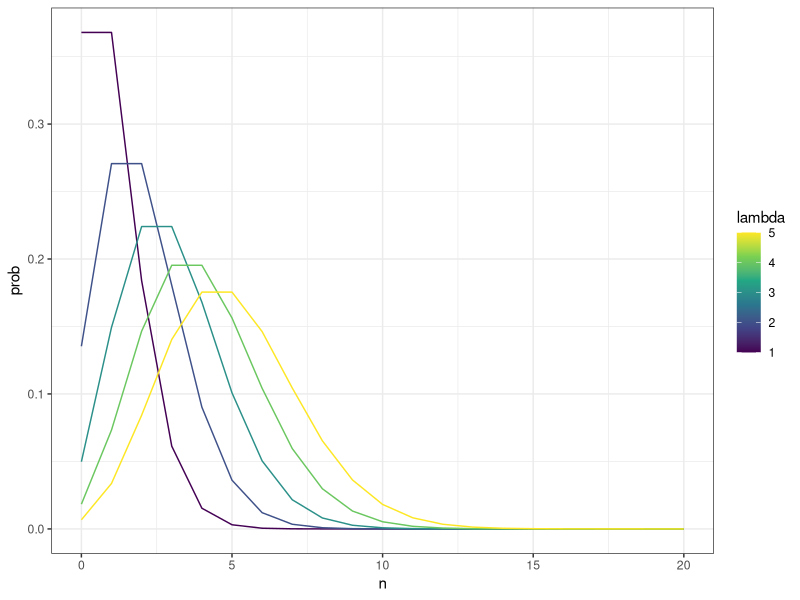

Recreate this plot in R. (Note: a time limit stopped this script after it produced the figure.)
## ---- chunk 1
knitr::opts_chunk$set(
  collapse = TRUE,
  comment = "#>"
)
knitr::opts_chunk$set(echo = TRUE, warning = FALSE, message = FALSE)
## ---- chunk 2
library(dplyr)
library(ggplot2)
library(purrr)
library(here)

write_figs <- FALSE
if (write_figs) {
  if (!dir.exists(here("figures"))) {dir.create(here("figures"))}
  if (!dir.exists(here("tables"))) {dir.create(here("tables"))}
  
  if (!dir.exists(here("figures/long-modelling"))) {
    dir.create(here("figures/long-modelling"))
  }
  
  if (!dir.exists(here("tables/long-modelling"))) {
    dir.create(here("tables/long-modelling"))
    }
}
## ---- chunk 3

tibble(
  n = rep(0:20,5),
  lambda = rep(1:5, each = 21)) %>% 
  rowwise() %>% 
  mutate(prob = dpois(n, lambda)) %>% 
  ggplot(aes(n,prob, color = lambda, group = lambda)) +
  geom_line() + 
  theme_bw() +
  scale_color_viridis_c() ->
  poissonplot

poissonplot

if (write_figs) {
ggsave(here("figures/long-modelling/SUP_FIG_SIMSpoissonplot.pdf"), poissonplot,
      height = 3,
      width = 4
       )
ggsave(here("figures/long-modelling/SUP_FIG_SIMSpoissonplot.svg"), poissonplot,
      height = 3,
      width = 4
       )
}

## ---- chunk 4
# functions for sims

# updates an individual each day
update_states <- function(state_vector,
                          pr_gain,
                          pr_loss,
                          total_states) {
  # lose states
  if (length(state_vector) > 0) {
    state_vector <-
      state_vector[!as.logical(rbinom(length(state_vector), 1, pr_loss))]
  }
  # gain states
  if (rbinom(1, 1, pr_gain) == 1) {
    state_vector <- c(
      state_vector,
      sample(1:total_states, 1)
    )
  }
  if (length(state_vector) > 0) {
    return(state_vector)
  } else {
    return(vector(mode = "integer"))
  }
}

# sample from individuals strains
sample_states <- function(state_vector, strain) {
  if (length(state_vector > 0)) {
    sampl <- sample(state_vector, 1)
    return(strain == sampl)
  } else {
    return(FALSE)
  }
}
# walk through simulation for given parms and output dataframe

generate_sims <- function(nsims,
                          n_participants,
                          max_time,
                          pr_gain,
                          pr_loss,
                          n_start_states_median,
                          quiet = FALSE,
                          total_states = 1000) {
  simsout <- list()
  for (k in 1:nsims) {
    outlist <- list()
    for (j in 1:n_participants) {
      if (!quiet) {
        cat(
          paste0(
            "\r Replicate ", k, " of ", nsims,
            "  Participant ", j, " of ", n_participants,
            "     "
          )
        )
      }
      df <- tibble(
        rep = k,
        id = j,
        pid = rep(1, max_time + 1),
        t = 0:max_time,
        state_vector = c(
          list(c(1, sample(1:total_states, rpois(1, n_start_states_median)))),
          vector(mode = "list", length = max_time)
        ),
        pr_gain = rep(pr_gain, max_time + 1),
        pr_loss = rep(pr_loss, max_time + 1)
      )
      # populate states

      for (i in 2:nrow(df)) {
        # print(i)
        df$state_vector[[i]] <- update_states(df$state_vector[[i - 1]],
          df$pr_gain[i - 1],
          df$pr_loss[i - 1],
          total_states = total_states
        )
      }
      outlist[[j]] <- df
    }
    outdf <- do.call(rbind, outlist)
    simsout[[k]] <- outdf
  }
  simsdf <- do.call(rbind, simsout)
  return(simsdf)
}
## ---- chunk 5

# Now walk through parameter values
# vectors of parameter vals to iterate through
lambda_seq <- 0:5
pr_gain_seq <- c(0,0.05,0.1,0.15,0.2)

outlistouter <- list()
# total no of parameter combos
total <- length(pr_gain_seq)*length(lambda_seq)
counter <- 0

for (n in 1:length(pr_gain_seq)) {
  outlistinner <- list()
  for (m in 1:length(lambda_seq)) {
    counter <- counter + 1
    #cat("\rIteration ",counter, "/",total)
    generate_sims(
      nsims = 10,
      n_participants = 100,
      max_time = 100,
      pr_gain = pr_gain_seq[n],
      pr_loss = 0.05,
      n_start_states_median = lambda_seq[m],
      quiet = TRUE
    ) -> sim_df
    sim_df$lambda <- lambda_seq[m]
    outlistinner[[m]] <- sim_df
  }
  do.call(rbind, outlistinner) -> temp_df
  outlistouter[[n]] <- temp_df
}
do.call(rbind, outlistouter) -> simsall

pr_loss <- 0.05

# summarise to 95% CI ---------------------------------

simsall %>%
  mutate(
    sample_results = map_lgl(state_vector, ~ sample_states(.x, 1)),
    type = "samples",
    results = as.numeric(sample_results),
    results = if_else(t == 0, 1, results)
  ) %>%
  filter(t < 100, t > 0) %>%
  group_by(t, rep, lambda, pr_gain) %>%
  summarise(
    prop = sum(results) / length(results)
  ) %>%
  group_by(t, lambda, pr_gain) %>%
  summarise(
    prop_median = median(prop),
    lci = quantile(prop, 0.025),
    uci = quantile(prop, 0.975)
  ) -> sims_sum

## ---- chunk 6


sims_sum %>%
  mutate(type = "Simulation") %>%
  bind_rows(
    sims_sum %>%
      dplyr::select(t, lambda, pr_gain) %>%
      mutate(
        prop_median = (1 - pr_loss)^t,
        lci = NA,
        uci = NA,
        type = "True proportion"
      )
  ) %>%
  mutate(lambda = paste0("lambda ", lambda),
         pr_gain = paste0("pr_gain ", pr_gain)) %>% 
  ggplot(aes(t, prop_median,
    ymin = lci, ymax = uci, fill = type,
    color = type
  )) +
  geom_line() +
  geom_ribbon(alpha = 0.3, color = NA) +
  facet_grid(pr_gain ~ lambda)

## ---- chunk 7

sims_sum %>%
  filter(t %in% c(7)) %>%
  ggplot(aes(
    lambda,
    prop_median,
    ymin = lci,
    ymax = uci,
    color = pr_gain,
    fill = pr_gain,
    group = pr_gain
  )) +
  geom_point() +
  geom_line()  +
  geom_ribbon(alpha = 0.2, color = NA) +
  # facet_wrap(~ t) + 
  ylim(c(0,0.8)) +
  labs(y = "Probability of identifying hospital strain" ) +
  theme_bw() ->
  simsprobplot

simsprobplot

if (write_figs) {
ggsave(here("figures/long-modelling/SUP_FIG_SIMSd7plot.pdf"), simsprobplot,
       height = 3, width = 5
      )
ggsave(here("figures/long-modelling/SUP_FIG_SIMSd7plot.svg"), simsprobplot,
       height = 3, width = 5
       )
}

## ---- chunk 8
# median IQR of % identfiication of hospital cluster

sims_sum %>%
    filter(t %in% c(7)) %>%  
  # woooo native pipe
  pull(prop_median) |> quantile(c(0,0.25, 0.5, 0.75, 1))
